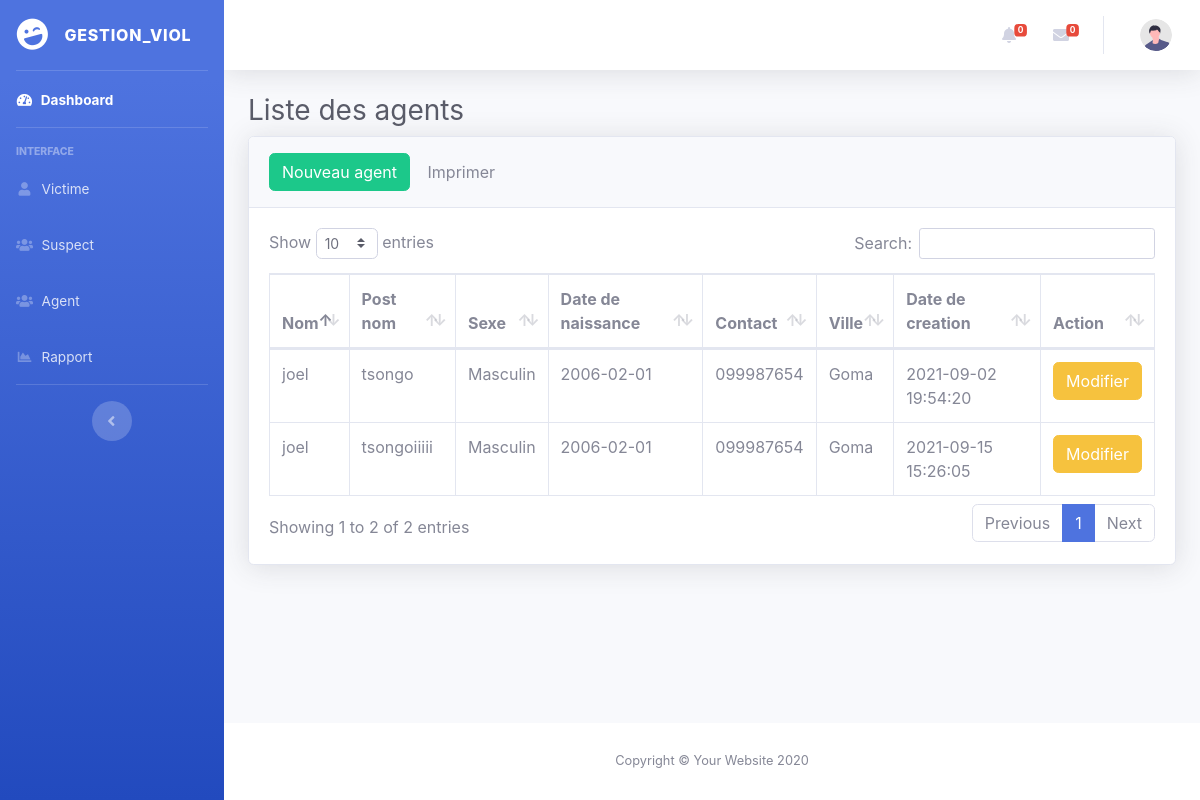
Page /agent.php on the committed database.
### tables this page shows
CREATE TABLE `agent` (
  `id` int(11) NOT NULL,
  `nom` varchar(50) NOT NULL,
  `postnom` varchar(50) NOT NULL,
  `datenaissance` varchar(20) NOT NULL,
  `sexe` varchar(10) NOT NULL,
  `numtel` varchar(15) NOT NULL,
  `ville` varchar(50) NOT NULL,
  `created_at` timestamp NOT NULL DEFAULT current_timestamp() ON UPDATE current_timestamp()
);

### agent.php (the view, shortened to what this page needs)
<?php
include'config/database.php';
$recup = $db->query("SELECT * FROM agent");
?>
<!DOCTYPE html>
<html lang="en">
<head>
    <link href="vendor/fontawesome-free/css/all.min.css" rel="stylesheet" type="text/css">
    <link href="css/sb-admin-2.min.css" rel="stylesheet">
    <link href="vendor/datatables/dataTables.bootstrap4.min.css" rel="stylesheet">
</head>
<body id="page-top">
    <div id="wrapper">
        <?php include'partials/_menu.php';?>
        <div id="content-wrapper" class="d-flex flex-column">
            <div id="content">
                <?php include'partials/_nav.php';?>
                <div class="container-fluid">
                    <h1 class="h3 mb-2 text-gray-800">Liste des agents</h1>
                    <div class="card shadow mb-4">
                        <div class="card-header py-3">
                            <a class="btn btn-success" class="dropdown-item" class="#" href="#" data-toggle="modal" data-target="#vict">Nouveau agent
            </a>
            <a class="btn btn-default" href="fpdf/tutorial/agent.php">Imprimer</a>
                        </div>
                        <div class="card-body">
                            <div class="table-responsive">
                                <table class="table table-bordered" id="dataTable" width="100%" cellspacing="0">
                                    <thead>
                                        <tr>
                                            <th>Nom</th>
                                            <th>Post nom</th>
                                            <th>Sexe</th>
                                            <th>Date de naissance</th>
                                            <th>Contact</th>
                                            <th>Ville</th>
                                            <th>Date de creation</th>
                                            <th>Action</th>
                                        </tr>
                                    </thead>
                                    <tbody>
                                    <?php while ($a= $recup->fetch())  {?>
                                        <tr>
                                            <td><?=$a['nom'];?></td>
                                            <td><?=$a['postnom'];?></td>
                                            <td><?=$a['sexe'];?></td>
                                            <td><?=$a['datenaissance'];?></td>
                                            <td><?=$a['numtel'];?></td>
                                            <td><?=$a['ville'];?></td>
                                            <td><?=$a['created_at'];?></td>
                                            <td>
                                            <a class="btn btn-warning" class="dropdown-item" class="#" href="#" data-toggle="modal" data-target="#vict<?=$a['id'];?>">Modifier
            </a>
                                            </td>
                                        </tr>
                                        <?php } ?>
                                    </tbody>
                                </table>
                            </div>
                        </div>
                    </div>
                </div>
            </div>
            <footer class="sticky-footer bg-white">
                <div class="container my-auto">
                    <div class="copyright text-center my-auto">
                        <span>Copyright &copy; Your Website 2020</span>
                    </div>
                </div>
            </footer>
        </div>
    </div>
</body>
</html>

### rows in the picture
agent: nom "joel", postnom "tsongo", sexe "Masculin", datenaissance "2006-02-01", numtel "099987654", ville "Goma", created_at "2021-09-02 19:54:20"
agent: nom "joel", postnom "tsongoiiiii", sexe "Masculin", datenaissance "2006-02-01", numtel "099987654", ville "Goma", created_at "2021-09-15 15:26:05"
